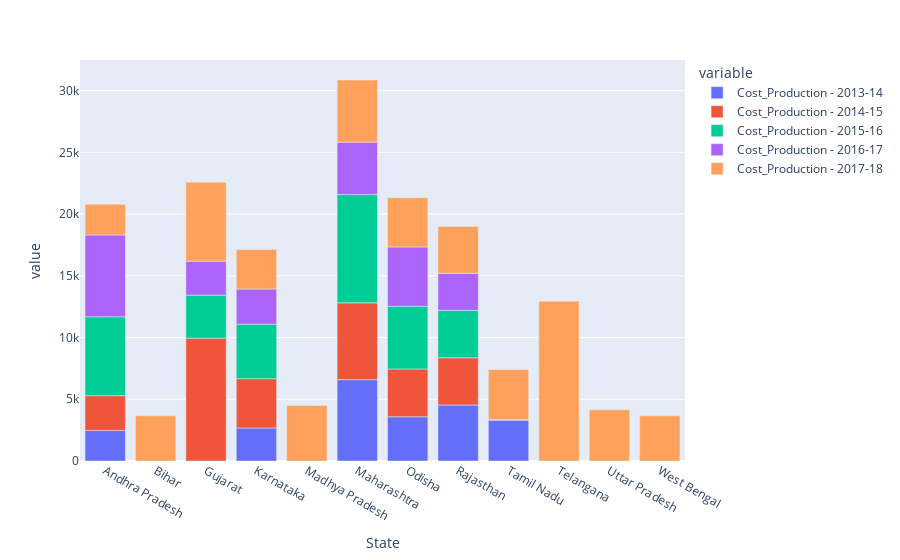

Notebook code for this chart:
### Code cell
px.bar(moong_df,'State',CP)

### Figure 1 — Plotly figure (JSON) as saved in the notebook; plotly's stock layout.template omitted (floating-point values rounded to 4 significant figures)
{"data": [{"alignmentgroup": "True", "hovertemplate": "variable=Cost_Production - 2013-14<br>State=%{x}<br>value=%{y}<extra></extra>", "legendgroup": "Cost_Production - 2013-14", "marker": {"color": "#636efa", "pattern": {"shape": ""}}, "name": "Cost_Production - 2013-14", "offsetgroup": "Cost_Production - 2013-14", "orientation": "v", "showlegend": true, "textposition": "auto", "type": "bar", "x": ["Andhra Pradesh", "Bihar", "Gujarat", "Karnataka", "Madhya Pradesh", "Maharashtra", "Odisha", "Rajasthan", "Tamil Nadu", "Telangana", "Uttar Pradesh", "West Bengal"], "xaxis": "x", "y": [2477.0, 0, 0, 2674.0, 0, 6591.0, 3582.0, 4535.0, 3340.0, 0, 0, 0], "yaxis": "y"}, {"alignmentgroup": "True", "hovertemplate": "variable=Cost_Production - 2014-15<br>State=%{x}<br>value=%{y}<extra></extra>", "legendgroup": "Cost_Production - 2014-15", "marker": {"color": "#EF553B", "pattern": {"shape": ""}}, "name": "Cost_Production - 2014-15", "offsetgroup": "Cost_Production - 2014-15", "orientation": "v", "showlegend": true, "textposition": "auto", "type": "bar", "x": ["Andhra Pradesh", "Bihar", "Gujarat", "Karnataka", "Madhya Pradesh", "Maharashtra", "Odisha", "Rajasthan", "Tamil Nadu", "Telangana", "Uttar Pradesh", "West Bengal"], "xaxis": "x", "y": [2814.0, 0, 9951.0, 3994.0, 0, 6219.0, 3874.0, 3825.0, 0, 0, 0, 0], "yaxis": "y"}, {"alignmentgroup": "True", "hovertemplate": "variable=Cost_Production - 2015-16<br>State=%{x}<br>value=%{y}<extra></extra>", "legendgroup": "Cost_Production - 2015-16", "marker": {"color": "#00cc96", "pattern": {"shape": ""}}, "name": "Cost_Production - 2015-16", "offsetgroup": "Cost_Production - 2015-16", "orientation": "v", "showlegend": true, "textposition": "auto", "type": "bar", "x": ["Andhra Pradesh", "Bihar", "Gujarat", "Karnataka", "Madhya Pradesh", "Maharashtra", "Odisha", "Rajasthan", "Tamil Nadu", "Telangana", "Uttar Pradesh", "West Bengal"], "xaxis": "x", "y": [6389.0, 0, 3482.0, 4415.0, 0, 8768.0, 5077.0, 3840.0, 0, 0, 0, 0], "yaxis": "y"}, {"alignmentgroup": "True", "hovertemplate": "variable=Cost_Production - 2016-17<br>State=%{x}<br>value=%{y}<extra></extra>", "legendgroup": "Cost_Production - 2016-17", "marker": {"color": "#ab63fa", "pattern": {"shape": ""}}, "name": "Cost_Production - 2016-17", "offsetgroup": "Cost_Production - 2016-17", "orientation": "v", "showlegend": true, "textposition": "auto", "type": "bar", "x": ["Andhra Pradesh", "Bihar", "Gujarat", "Karnataka", "Madhya Pradesh", "Maharashtra", "Odisha", "Rajasthan", "Tamil Nadu", "Telangana", "Uttar Pradesh", "West Bengal"], "xaxis": "x", "y": [6626.0, 0, 2754.0, 2845.0, 0, 4250.0, 4805.0, 2998.0, 0, 0, 0, 0], "yaxis": "y"}, {"alignmentgroup": "True", "hovertemplate": "variable=Cost_Production - 2017-18<br>State=%{x}<br>value=%{y}<extra></extra>", "legendgroup": "Cost_Production - 2017-18", "marker": {"color": "#FFA15A", "pattern": {"shape": ""}}, "name": "Cost_Production - 2017-18", "offsetgroup": "Cost_Production - 2017-18", "orientation": "v", "showlegend": true, "textposition": "auto", "type": "bar", "x": ["Andhra Pradesh", "Bihar", "Gujarat", "Karnataka", "Madhya Pradesh", "Maharashtra", "Odisha", "Rajasthan", "Tamil Nadu", "Telangana", "Uttar Pradesh", "West Bengal"], "xaxis": "x", "y": [2482.0, 3655.0, 6399.0, 3204.0, 4503.0, 5028.0, 3988.0, 3803.0, 4067.0, 12950.0, 4143.0, 3660.0], "yaxis": "y"}], "layout": {"barmode": "relative", "legend": {"title": {"text": "variable"}, "tracegroupgap": 0}, "margin": {"t": 60}, "xaxis": {"anchor": "y", "domain": [0, 1], "title": {"text": "State"}}, "yaxis": {"anchor": "x", "domain": [0, 1], "title": {"text": "value"}}}}
